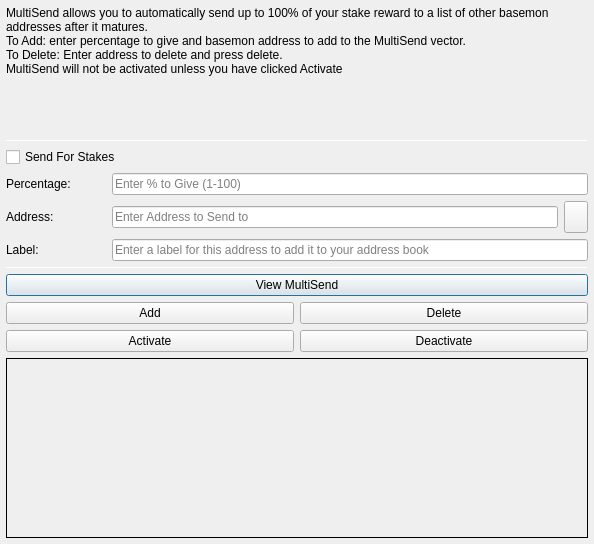
<?xml version="1.0" encoding="UTF-8"?>
<ui version="4.0">
 <class>MultiSendDialog</class>
 <widget class="QDialog" name="MultiSendDialog">
  <property name="windowModality">
   <enum>Qt::NonModal</enum>
  </property>
  <property name="geometry">
   <rect>
    <x>0</x>
    <y>0</y>
    <width>594</width>
    <height>544</height>
   </rect>
  </property>
  <property name="windowTitle">
   <string>MultiSend</string>
  </property>
  <layout class="QVBoxLayout" name="verticalLayout" stretch="0">
   <property name="margin">
    <number>6</number>
   </property>
   <item>
    <layout class="QVBoxLayout" name="verticalLayout_Main" stretch="1,1,1,0,1,1,1">
     <item>
      <widget class="QLabel" name="label_2">
       <property name="lineWidth">
        <number>1</number>
       </property>
       <property name="text">
        <string>MultiSend allows you to automatically send up to 100% of your stake reward to a list of other basemon addresses after it matures.
To Add: enter percentage to give and basemon address to add to the MultiSend vector.
To Delete: Enter address to delete and press delete.
MultiSend will not be activated unless you have clicked Activate</string> <!--or masternode -->
       </property>
       <property name="alignment">
        <set>Qt::AlignLeading|Qt::AlignLeft|Qt::AlignTop</set>
       </property>
       <property name="wordWrap">
        <bool>true</bool>
       </property>
      </widget>
     </item>
     <item>
      <widget class="Line" name="line">
       <property name="minimumSize">
        <size>
         <width>0</width>
         <height>1</height>
        </size>
       </property>
       <property name="maximumSize">
        <size>
         <width>16777215</width>
         <height>1</height>
        </size>
       </property>
       <property name="orientation">
        <enum>Qt::Horizontal</enum>
       </property>
      </widget>
     </item>
     <item>
      <layout class="QVBoxLayout" name="verticalLayout_Settings">
       <item>
        <layout class="QHBoxLayout" name="horizontalLayout">
         <item>
          <widget class="QCheckBox" name="multiSendStakeCheckBox">
           <property name="text">
            <string>Send For Stakes</string>
           </property>
          </widget>
         </item>
         <!--
         <item>
          <widget class="QCheckBox" name="multiSendMasternodeCheckBox">
           <property name="text">
            <string>Send For Masternode Rewards</string>
           </property>
          </widget>
         </item>
         -->
        </layout>
       </item>
       <item>
        <layout class="QHBoxLayout" name="horizontalLayout_6">
         <item>
          <widget class="QLabel" name="label">
           <property name="minimumSize">
            <size>
             <width>100</width>
             <height>0</height>
            </size>
           </property>
           <property name="toolTip">
            <string>Percentage of stake to send</string>
           </property>
           <property name="text">
            <string>Percentage:</string>
           </property>
          </widget>
         </item>
         <item>
          <widget class="QLineEdit" name="multiSendPercentEdit">
           <property name="toolTip">
            <string>Enter whole numbers 1 - 100</string>
           </property>
           <property name="placeholderText">
            <string>Enter % to Give (1-100)</string>
           </property>
          </widget>
         </item>
        </layout>
       </item>
       <item>
        <layout class="QHBoxLayout" name="horizontalLayout_7">
         <item>
          <widget class="QLabel" name="label_5">
           <property name="minimumSize">
            <size>
             <width>100</width>
             <height>0</height>
            </size>
           </property>
           <property name="toolTip">
            <string>Address to send portion of stake to</string>
           </property>
           <property name="text">
            <string>Address:</string>
           </property>
          </widget>
         </item>
         <item>
          <widget class="QLineEdit" name="multiSendAddressEdit">
           <property name="toolTip">
            <string/>
           </property>
           <property name="placeholderText">
            <string>Enter Address to Send to</string>
           </property>
          </widget>
         </item>
         <item>
          <widget class="QToolButton" name="addressBookButton">
           <property name="maximumSize">
            <size>
             <width>16777215</width>
             <height>32</height>
            </size>
           </property>
           <property name="toolTip">
            <string>Choose an address from the address book</string>
           </property>
           <property name="text">
            <string/>
           </property>
           <property name="icon">
            <iconset resource="../basemon.qrc">
             <normaloff>:/icons/address-book</normaloff>:/icons/address-book</iconset>
           </property>
           <property name="shortcut">
            <string>Alt+A</string>
           </property>
          </widget>
         </item>
        </layout>
       </item>
      </layout>
     </item>
     <item>
      <layout class="QHBoxLayout" name="horizontalLayout_3">
       <item>
        <widget class="QLabel" name="label_3">
         <property name="minimumSize">
          <size>
           <width>100</width>
           <height>0</height>
          </size>
         </property>
         <property name="text">
          <string>Label:</string>
         </property>
        </widget>
       </item>
       <item>
        <widget class="QLineEdit" name="labelAddressLabelEdit">
         <property name="placeholderText">
          <string>Enter a label for this address to add it to your address book</string>
         </property>
        </widget>
       </item>
      </layout>
     </item>
     <item>
      <widget class="Line" name="line_2">
       <property name="minimumSize">
        <size>
         <width>0</width>
         <height>1</height>
        </size>
       </property>
       <property name="maximumSize">
        <size>
         <width>16777215</width>
         <height>1</height>
        </size>
       </property>
       <property name="orientation">
        <enum>Qt::Horizontal</enum>
       </property>
      </widget>
     </item>
     <item>
      <layout class="QVBoxLayout" name="verticalLayout_Buttons">
       <item>
        <layout class="QHBoxLayout" name="horizontalLayout_4">
         <item>
          <widget class="QPushButton" name="viewButton">
           <property name="toolTip">
            <string/>
           </property>
           <property name="statusTip">
            <string>View MultiSend Vector</string>
           </property>
           <property name="text">
            <string>View MultiSend</string>
           </property>
          </widget>
         </item>
        </layout>
       </item>
       <item>
        <layout class="QHBoxLayout" name="horizontalLayout_2">
         <item>
          <widget class="QPushButton" name="addButton">
           <property name="toolTip">
            <string/>
           </property>
           <property name="statusTip">
            <string>Add to MultiSend Vector</string>
           </property>
           <property name="text">
            <string>Add</string>
           </property>
          </widget>
         </item>
         <item>
          <widget class="QPushButton" name="deleteButton">
           <property name="toolTip">
            <string/>
           </property>
           <property name="statusTip">
            <string>Delete Address From MultiSend Vector</string>
           </property>
           <property name="text">
            <string>Delete</string>
           </property>
          </widget>
         </item>
        </layout>
       </item>
       <item>
        <layout class="QHBoxLayout" name="horizontalLayout_5">
         <item>
          <widget class="QPushButton" name="activateButton">
           <property name="statusTip">
            <string>Activate MultiSend</string>
           </property>
           <property name="text">
            <string>Activate</string>
           </property>
          </widget>
         </item>
         <item>
          <widget class="QPushButton" name="disableButton">
           <property name="statusTip">
            <string>Deactivate MultiSend</string>
           </property>
           <property name="text">
            <string>Deactivate</string>
           </property>
          </widget>
         </item>
        </layout>
       </item>
      </layout>
     </item>
     <item>
      <widget class="QLabel" name="message">
       <property name="minimumSize">
        <size>
         <width>0</width>
         <height>180</height>
        </size>
       </property>
       <property name="frameShape">
        <enum>QFrame::Panel</enum>
       </property>
       <property name="frameShadow">
        <enum>QFrame::Plain</enum>
       </property>
       <property name="lineWidth">
        <number>1</number>
       </property>
       <property name="midLineWidth">
        <number>1</number>
       </property>
       <property name="text">
        <string/>
       </property>
       <property name="alignment">
        <set>Qt::AlignLeading|Qt::AlignLeft|Qt::AlignTop</set>
       </property>
       <property name="wordWrap">
        <bool>true</bool>
       </property>
      </widget>
     </item>
    </layout>
   </item>
  </layout>
 </widget>
 <resources>
  <include location="../basemon.qrc"/>
 </resources>
 <connections/>
</ui>
